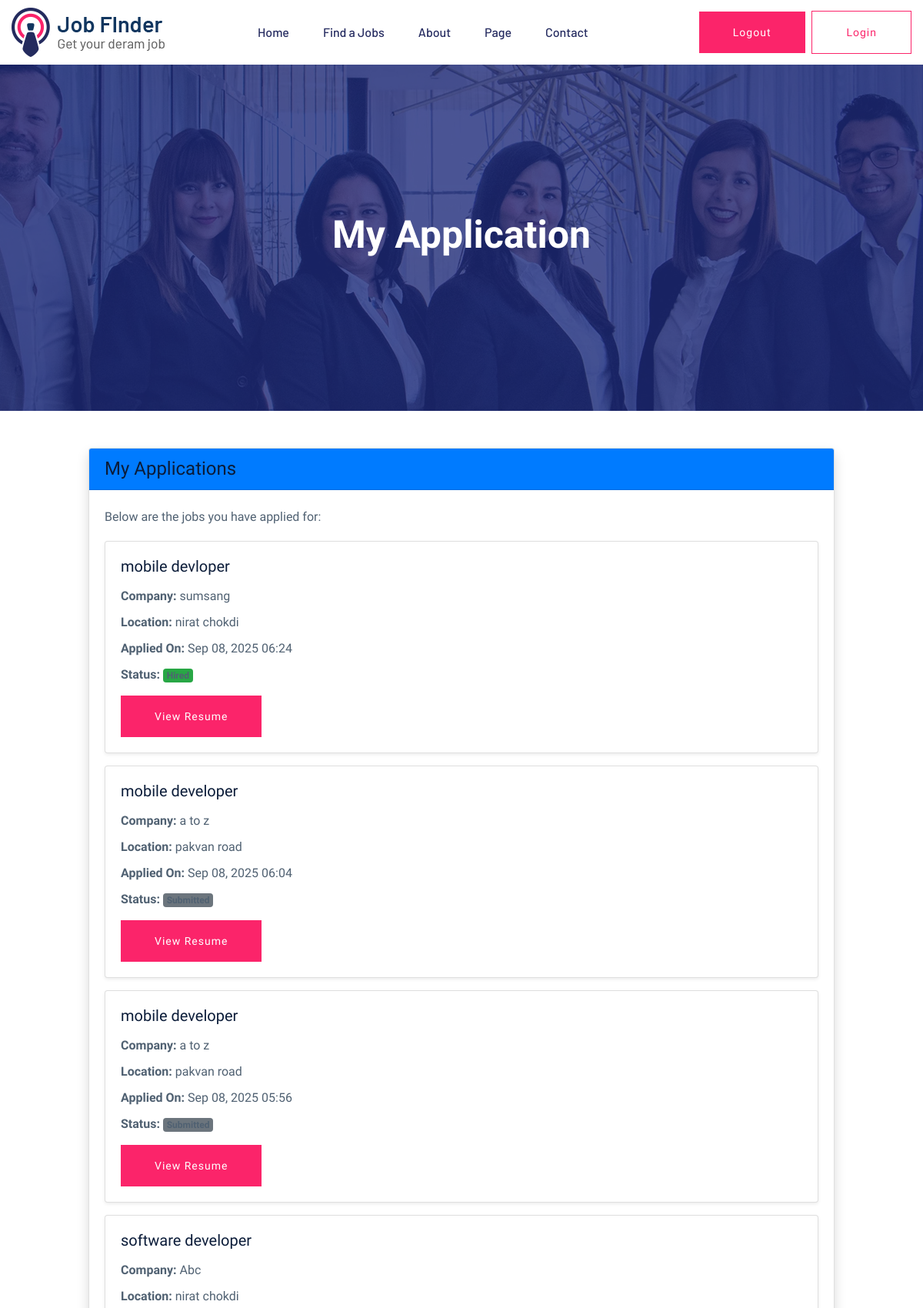
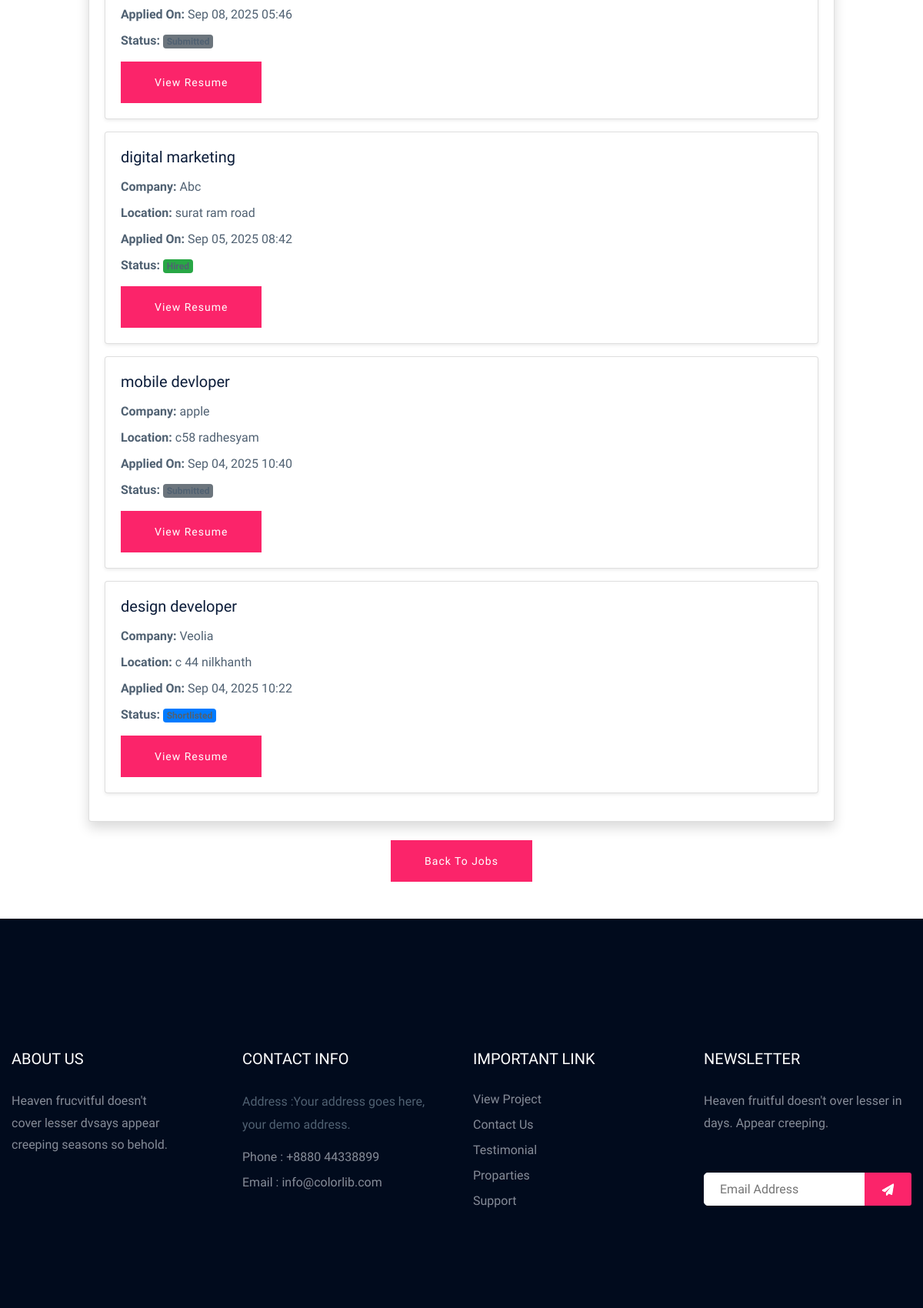
Screenshot of /applied/ (signed in, upper part) with the database file from the repository (2 pictures, top to bottom).
### myapp/models.py (models this page shows, shortened)
class JobApplication2(models.Model):
    job = models.ForeignKey(Job2, on_delete=models.CASCADE, related_name="applications")
    user = models.ForeignKey(
        User,
        on_delete=models.CASCADE,
        related_name="job2_applications",  # unique
        null=True,
        blank=True
    )
    name = models.CharField(max_length=150)
    email = models.EmailField()
    resume = models.FileField(upload_to="resumes/")
    applied_at = models.DateTimeField(auto_now_add=True)
    STATUS_CHOICES = [
        ("submitted", "Submitted"),
        ("reviewing", "Reviewing"),
        ("shortlisted", "Shortlisted"),
        ("rejected", "Rejected"),
        ("hired", "Hired"),
    ]
    status = models.CharField(max_length=20, choices=STATUS_CHOICES, default="submitted")

class Job2(models.Model):
    title = models.CharField(max_length=200)
    company = models.CharField(max_length=200)
    location = models.CharField(max_length=200)
    salary = models.CharField(max_length=100, blank=True, null=True)
    description = models.TextField()
    requirements = models.TextField()
    logo = models.ImageField(upload_to="company_logos/", blank=True, null=True)
    created_at = models.DateTimeField(auto_now_add=True)

class alljobApplication(models.Model):
    job = models.ForeignKey(alljob, on_delete=models.CASCADE, related_name="applications")
    user = models.ForeignKey(
        User,
        on_delete=models.CASCADE,
        related_name="alljob_applications",  # unique
        null=True,
        blank=True
    )
    name = models.CharField(max_length=150)
    email = models.EmailField()
    resume = models.FileField(upload_to="resumes/")
    applied_at = models.DateTimeField(auto_now_add=True)
    STATUS_CHOICES = [
        ("submitted", "Submitted"),
        ("reviewing", "Reviewing"),
        ("shortlisted", "Shortlisted"),
        ("rejected", "Rejected"),
        ("hired", "Hired"),
    ]
    status = models.CharField(max_length=20, choices=STATUS_CHOICES, default="submitted")

class alljob(models.Model):
    title = models.CharField(max_length=200)
    company = models.CharField(max_length=200)
    location = models.CharField(max_length=200)
    salary = models.CharField(max_length=100, blank=True, null=True)
    description = models.TextField()
    requirements = models.TextField()
    logo = models.ImageField(upload_to="company_logos/", blank=True, null=True)
    created_at = models.DateTimeField(auto_now_add=True)

class JobApplication1(models.Model):
    job = models.ForeignKey(Job1, on_delete=models.CASCADE, related_name="applications")
    user = models.ForeignKey(
        User,
        on_delete=models.CASCADE,
        related_name="job1_applications",  # unique
        null=True,
        blank=True
    )
    name = models.CharField(max_length=150)
    email = models.EmailField()
    resume = models.FileField(upload_to="resumes/")
    applied_at = models.DateTimeField(auto_now_add=True)
    STATUS_CHOICES = [
        ("submitted", "Submitted"),
        ("reviewing", "Reviewing"),
        ("shortlisted", "Shortlisted"),
        ("rejected", "Rejected"),
        ("hired", "Hired"),
    ]
    status = models.CharField(max_length=20, choices=STATUS_CHOICES, default="submitted")

class Job1(models.Model):
    title = models.CharField(max_length=200)
    company = models.CharField(max_length=200)
    location = models.CharField(max_length=200)
    salary = models.CharField(max_length=100, blank=True, null=True)
    description = models.TextField()
    requirements = models.TextField()
    logo = models.ImageField(upload_to="company_logos/", blank=True, null=True)
    created_at = models.DateTimeField(auto_now_add=True)

### myproject/views.py (the view)
# urls.py: path("applied/", views.applied_page, name="applied_page"),
@login_required
def applied_page(request):
    applications_main = JobApplication.objects.filter(user=request.user)
    applications1 = JobApplication1.objects.filter(email=request.user.email)
    applications2 = JobApplication2.objects.filter(email=request.user.email)
    applications3 = JobApplication3.objects.filter(email=request.user.email)
    applications_all = alljobApplication.objects.filter(email=request.user.email)
    applications = sorted(
        chain(applications_main, applications1, applications2, applications3, applications_all),
        key=lambda x: x.applied_at,
        reverse=True
    )
    return render(request, "applied.html", {"applications": applications})

### template/applied.html (shortened to what this page needs)
<!doctype html>
<html class="no-js" lang="zxx">
<head>
		<link rel="stylesheet" href="/static/assets/css/bootstrap.min.css">
		<link rel="stylesheet" href="/static/assets/css/owl.carousel.min.css">
		<link rel="stylesheet" href="/static/assets/css/slicknav.css">
		<link rel="stylesheet" href="/static/assets/css/price_rangs.css">
		<link rel="stylesheet" href="/static/assets/css/animate.min.css">
		<link rel="stylesheet" href="/static/assets/css/magnific-popup.css">
		<link rel="stylesheet" href="/static/assets/css/fontawesome-all.min.css">
		<link rel="stylesheet" href="/static/assets/css/themify-icons.css">
		<link rel="stylesheet" href="/static/assets/css/slick.css">
		<link rel="stylesheet" href="/static/assets/css/nice-select.css">
		<link rel="stylesheet" href="/static/assets/css/style.css">
		<link rel="stylesheet" href="/static/assets/css/responsive.css">
</head>
<body>
    <header>
       <div class="header-area header-transparrent">
           <div class="headder-top header-sticky">
                <div class="container">
                    <div class="row align-items-center">
                        <div class="col-lg-3 col-md-2">
                            <div class="logo">
                                <a href="/"><img src="/static/assets/img/logo/logo.png" alt=""></a>
                            </div>
                        </div>
                        <div class="col-lg-9 col-md-9">
                            <div class="menu-wrapper">
                                <div class="main-menu">
                                    <nav class="d-none d-lg-block">
                                        <ul id="navigation">
                                            <li><a href="/">Home</a></li>
                                          <li><a href="/job_listing/">Find a Jobs </a></li>
                                          <li><a href="/about/">About</a></li>
                                          <li><a href="/">Page</a>
                                          </li>
                                          <li><a href="/contact/">Contact</a></li>
                                        </ul>
                                    </nav>
                                </div>
                                <div class="header-btn d-none f-right d-lg-block">
                                     <a href="/" class="btn head-btn1">Logout</a>
                                    <a href="/login/" class="btn head-btn2">Login</a>
                                </div>
                            </div>
                        </div>
                        <div class="col-12">
                        </div>
                    </div>
                </div>
           </div>
       </div>
    </header>
	<div class="slider-area ">
		<div class="single-slider section-overly slider-height2 d-flex align-items-center" data-background="/static/assets/img/hero/about.jpg">
			<div class="container">
				<div class="row">
					<div class="col-xl-12">
						<div class="hero-cap text-center">
							<h2>My Application</h2>
						</div>
					</div>
				</div>
			</div>
		</div>
	</div>
	 <div class="container py-5">
    <div class="row justify-content-center">
        <div class="col-md-10">
            <div class="card shadow mb-4">
                <div class="card-header bg-primary text-white">
                    <h4 class="mb-0">My Applications</h4>
                </div>
                <div class="card-body">
                    {% if applications %}
                        <p class="mb-3">Below are the jobs you have applied for:</p>
                        {% for app in applications %}
                        <div class="card mb-3 shadow-sm">
                            <div class="card-body">
                                <h5 class="card-title">{{ app.job.title }}</h5>
                                <p class="mb-1"><strong>Company:</strong> {{ app.job.company }}</p>
                                <p class="mb-1"><strong>Location:</strong> {{ app.job.location }}</p>
                                <p class="mb-1"><strong>Applied On:</strong> {{ app.applied_at|date:"M d, Y H:i" }}</p>
                                <p class="mb-1"><strong>Status:</strong>
    {% if app.status == "submitted" %}
        <span class="badge bg-secondary">Submitted</span>
    {% elif app.status == "reviewing" %}
        <span class="badge bg-info text-dark">Reviewing</span>
    {% elif app.status == "shortlisted" %}
        <span class="badge bg-primary">Shortlisted</span>
    {% elif app.status == "rejected" %}
        <span class="badge bg-danger">Rejected</span>
    {% elif app.status == "hired" %}
        <span class="badge bg-success">Hired</span>
    {% endif %}
</p>
                                <a href="{{ app.resume.url }}" target="_blank" class="btn btn-sm btn-outline-primary mt-2">
                                    View Resume
                                </a>
                            </div>
                        </div>
                        {% endfor %}
                    {% else %}
                        <p class="text-muted">You haven’t applied for any jobs yet.</p>
                    {% endif %}
                </div>
            </div>
            <div class="text-center mt-3">
                <a href="/" class="btn btn-secondary">Back to Jobs</a>
            </div>
        </div>
    </div>
</div>
	<footer>
		<div class="footer-area footer-bg footer-padding">
			<div class="container">
				<div class="row d-flex justify-content-between">
					<div class="col-xl-3 col-lg-3 col-md-4 col-sm-6">
					   <div class="single-footer-caption mb-50">
						 <div class="single-footer-caption mb-30">
							 <div class="footer-tittle">
								 <h4>About Us</h4>
								 <div class="footer-pera">
									 <p>Heaven frucvitful doesn't cover lesser dvsays appear creeping seasons so behold.</p>
								</div>
							 </div>
						 </div>
					   </div>
					</div>
					<div class="col-xl-3 col-lg-3 col-md-4 col-sm-5">
						<div class="single-footer-caption mb-50">
							<div class="footer-tittle">
								<h4>Contact Info</h4>
								<ul>
									<li>
									<p>Address :Your address goes
										here, your demo address.</p>
									</li>
									<li><a href="#">Phone : +8880 44338899</a></li>
									<li><a href="#">Email : info@colorlib.com</a></li>
								</ul>
							</div>
						</div>
					</div>
					<div class="col-xl-3 col-lg-3 col-md-4 col-sm-5">
						<div class="single-footer-caption mb-50">
							<div class="footer-tittle">
								<h4>Important Link</h4>
								<ul>
									<li><a href="#"> View Project</a></li>
									<li><a href="#">Contact Us</a></li>
									<li><a href="#">Testimonial</a></li>
									<li><a href="#">Proparties</a></li>
									<li><a href="#">Support</a></li>
								</ul>
							</div>
						</div>
					</div>
					<div class="col-xl-3 col-lg-3 col-md-4 col-sm-5">
						<div class="single-footer-caption mb-50">
							<div class="footer-tittle">
								<h4>Newsletter</h4>
								<div class="footer-pera footer-pera2">
								 <p>Heaven fruitful doesn't over lesser in days. Appear creeping.</p>
							 </div>
							 <div class="footer-form" >
								 <div id="mc_embed_signup">
									 <form target="_blank" action="https://spondonit.us12.list-manage.com/subscribe/post?u=1462626880ade1ac87bd9c93a&amp;id=92a4423d01"
									 method="get" class="subscribe_form relative mail_part">
										 <input type="email" name="email" id="newsletter-form-email" placeholder="Email Address"
										 class="placeholder hide-on-focus" onfocus="this.placeholder = ''"
										 onblur="this.placeholder = ' Email Address '">
										 <div class="form-icon">
											 <button type="submit" name="submit" id="newsletter-submit"
											 class="email_icon newsletter-submit button-contactForm"><img src="/static/assets/img/icon/form.png" alt=""></button>
										 </div>
									 </form>
								 </div>
							 </div>
							</div>
						</div>
					</div>
				</div>
			   <div class="row footer-wejed justify-content-between">
			   </div>
			</div>
		</div>
	</footer>
</body>
</html>

### rows the page displays
JobApplication2: job "mobile devloper", job.company "sumsang", job.location "nirat chokdi", applied_at "Sep 08, 2025 06:24", status "Hired"
alljobApplication: job "mobile developer", job.company "a to z", job.location "pakvan road", applied_at "Sep 08, 2025 06:04", status "Submitted"
alljobApplication: job "mobile developer", job.company "a to z", job.location "pakvan road", applied_at "Sep 08, 2025 05:56", status "Submitted"
alljobApplication: job "software developer", job.company "Abc", job.location "nirat chokdi", applied_at "Sep 08, 2025 05:46", status "Submitted"
alljobApplication: job "digital marketing", job.company "Abc", job.location "surat ram road", applied_at "Sep 05, 2025 08:42", status "Hired"
JobApplication2: job "mobile devloper", job.company "apple", job.location "c58 radhesyam", applied_at "Sep 04, 2025 10:40", status "Submitted"
JobApplication1: job "design developer", job.company "Veolia", job.location "c 44 nilkhanth", applied_at "Sep 04, 2025 10:22"
